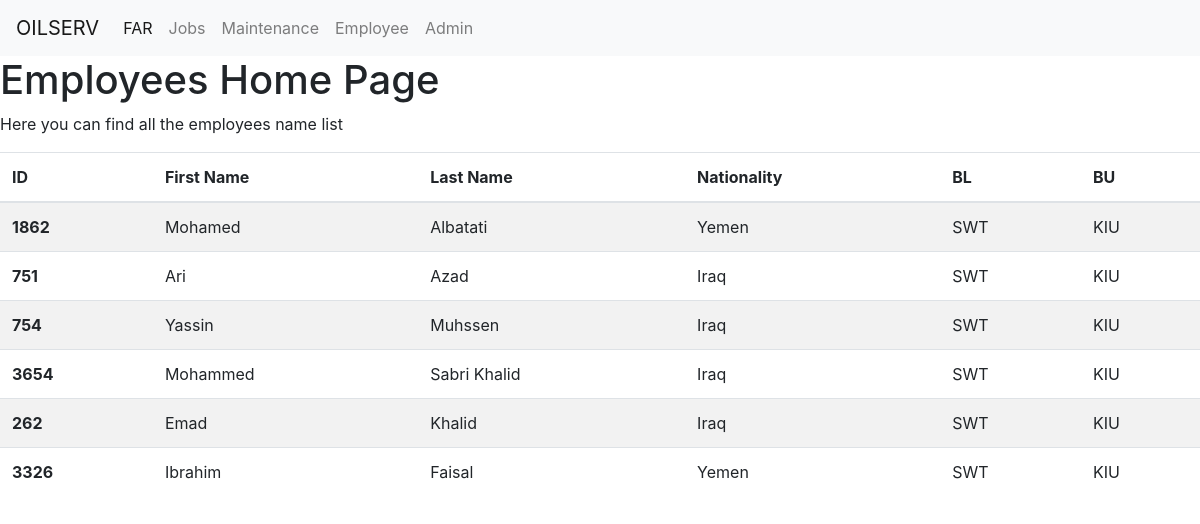
The page /Employee/ on the database its author committed.
### Employee/models.py (models this page shows, shortened)
class EmployeeDB(models.Model):
    OSID = models.IntegerField(unique=True,blank=False)
    first_name = models.CharField(max_length=255,blank=False)
    last_name = models.CharField(max_length=255,blank=False)
    nationality = models.CharField(max_length=255,blank=True,default='Iraq')
    position = models.CharField(max_length=255,blank=True)
    isExpat = models.BooleanField(default=False)
    isEmployee = models.BooleanField(default=True)
    rotation = models.CharField(max_length= 10, default='5x5',blank=True)
    BU = models.CharField(max_length= 3, default='KIU')
    BL = models.CharField(max_length= 3, default='SWT')
    grade = models.IntegerField(blank=True,default=8)

### Employee/views.py (the view)
# urls.py: path('', views.EmployeeHomePage.as_view(), name='employee'),
class EmployeeHomePage(ListView):
    template_name = 'Employee/employee_home_page.html'
    queryset = models.EmployeeDB.objects.all()
    context_object_name = 'emp_all'

### Employee/templates/Employee/employee_home_page.html
{% extends 'base.html' %}
{% block body_block %}
<h1>Employees Home Page</h1>
<p>Here you can find all the employees name list</p>
<table class="table table-striped">
	<thead>
		<tr>
			<th scope="col">ID</th>
			<th scope="col">First Name</th>
			<th scope="col">Last Name</th>
			<th scope="col">Nationality</th>
			<th scope="col">BL</th>
			<th scope="col">BU</th>
		</tr>
	</thead>
	<tbody>
		{% for fa in emp_all  %}
		<tr>
			<th scope="row">{{ fa.OSID }}</th>
			<td>{{ fa.first_name  }}</td>
			<td>{{ fa.last_name  }}</td>
			<td>{{ fa.nationality }}</td>
			<td>{{ fa.BL }}</td>
			<td>{{ fa.BU}}</td>
		</tr>
		{% endfor %}
	</tbody>
</table>
{% endblock %}

### rows shown on the page
EmployeeDB: OSID "1862", first_name "Mohamed", last_name "Albatati", nationality "Yemen", BL "SWT", BU "KIU"
EmployeeDB: OSID "751", first_name "Ari", last_name "Azad", nationality "Iraq", BL "SWT", BU "KIU"
EmployeeDB: OSID "754", first_name "Yassin", last_name "Muhssen", nationality "Iraq", BL "SWT", BU "KIU"
EmployeeDB: OSID "3654", first_name "Mohammed", last_name "Sabri Khalid", nationality "Iraq", BL "SWT", BU "KIU"
EmployeeDB: OSID "262", first_name "Emad", last_name "Khalid", nationality "Iraq", BL "SWT", BU "KIU"
EmployeeDB: OSID "3326", first_name "Ibrahim", last_name "Faisal", nationality "Yemen", BL "SWT", BU "KIU"
